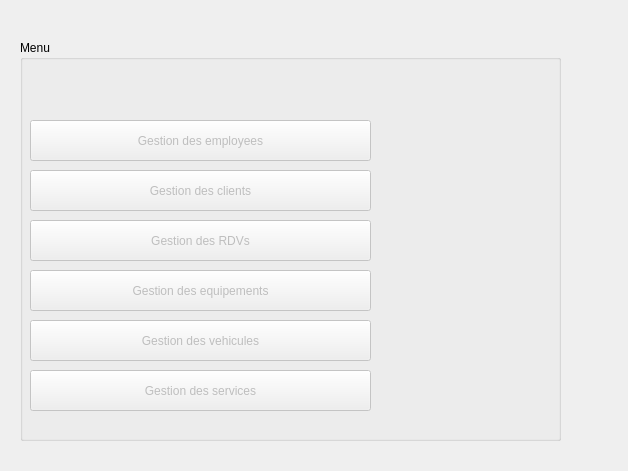
<?xml version="1.0" encoding="UTF-8"?>
<ui version="4.0">
 <class>menu</class>
 <widget class="QDialog" name="menu">
  <property name="geometry">
   <rect>
    <x>0</x>
    <y>0</y>
    <width>628</width>
    <height>471</height>
   </rect>
  </property>
  <property name="windowTitle">
   <string>Dialog</string>
  </property>
  <widget class="QGroupBox" name="groupBox">
   <property name="geometry">
    <rect>
     <x>20</x>
     <y>40</y>
     <width>541</width>
     <height>401</height>
    </rect>
   </property>
   <property name="title">
    <string>Menu</string>
   </property>
   <widget class="QPushButton" name="GestionEmployeBtn">
    <property name="enabled">
     <bool>false</bool>
    </property>
    <property name="geometry">
     <rect>
      <x>10</x>
      <y>80</y>
      <width>341</width>
      <height>41</height>
     </rect>
    </property>
    <property name="styleSheet">
     <string notr="true">button {
  background-color: #4CAF50; /* couleur de fond normale */
  border: none;
  color: white;
  padding: 15px 32px;
  text-align: center;
  text-decoration: none;
  display: inline-block;
  font-size: 16px;
  margin: 4px 2px;
  cursor: pointer;
}

button:hover {
  background-color: #3e8e41; /* couleur de fond lorsqu'on survole */
  color: white;
}
</string>
    </property>
    <property name="text">
     <string>Gestion des employees</string>
    </property>
   </widget>
   <widget class="QPushButton" name="GestionClientBtn">
    <property name="enabled">
     <bool>false</bool>
    </property>
    <property name="geometry">
     <rect>
      <x>10</x>
      <y>130</y>
      <width>341</width>
      <height>41</height>
     </rect>
    </property>
    <property name="styleSheet">
     <string notr="true">button {
  background-color: #4CAF50; /* couleur de fond normale */
  border: none;
  color: white;
  padding: 15px 32px;
  text-align: center;
  text-decoration: none;
  display: inline-block;
  font-size: 16px;
  margin: 4px 2px;
  cursor: pointer;
}

button:hover {
  background-color: #3e8e41; /* couleur de fond lorsqu'on survole */
  color: white;
}

</string>
    </property>
    <property name="text">
     <string>Gestion des clients</string>
    </property>
   </widget>
   <widget class="QPushButton" name="GestionDesRdvbtn">
    <property name="enabled">
     <bool>false</bool>
    </property>
    <property name="geometry">
     <rect>
      <x>10</x>
      <y>180</y>
      <width>341</width>
      <height>41</height>
     </rect>
    </property>
    <property name="styleSheet">
     <string notr="true">button {
  background-color: #4CAF50; /* couleur de fond normale */
  border: none;
  color: white;
  padding: 15px 32px;
  text-align: center;
  text-decoration: none;
  display: inline-block;
  font-size: 16px;
  margin: 4px 2px;
  cursor: pointer;
}

button:hover {
  background-color: #3e8e41; /* couleur de fond lorsqu'on survole */
  color: white;
}

</string>
    </property>
    <property name="text">
     <string>Gestion des RDVs</string>
    </property>
   </widget>
   <widget class="QPushButton" name="GestionDesEqbtn">
    <property name="enabled">
     <bool>false</bool>
    </property>
    <property name="geometry">
     <rect>
      <x>10</x>
      <y>230</y>
      <width>341</width>
      <height>41</height>
     </rect>
    </property>
    <property name="styleSheet">
     <string notr="true">button {
  background-color: #4CAF50; /* couleur de fond normale */
  border: none;
  color: white;
  padding: 15px 32px;
  text-align: center;
  text-decoration: none;
  display: inline-block;
  font-size: 16px;
  margin: 4px 2px;
  cursor: pointer;
}

button:hover {
  background-color: #3e8e41; /* couleur de fond lorsqu'on survole */
  color: white;
}

</string>
    </property>
    <property name="text">
     <string>Gestion des equipements</string>
    </property>
   </widget>
   <widget class="QPushButton" name="GestionDesVehiculebtn">
    <property name="enabled">
     <bool>false</bool>
    </property>
    <property name="geometry">
     <rect>
      <x>10</x>
      <y>280</y>
      <width>341</width>
      <height>41</height>
     </rect>
    </property>
    <property name="styleSheet">
     <string notr="true">button {
  background-color: #4CAF50; /* couleur de fond normale */
  border: none;
  color: white;
  padding: 15px 32px;
  text-align: center;
  text-decoration: none;
  display: inline-block;
  font-size: 16px;
  margin: 4px 2px;
  cursor: pointer;
}

button:hover {
  background-color: #3e8e41; /* couleur de fond lorsqu'on survole */
  color: white;
}
</string>
    </property>
    <property name="text">
     <string>Gestion des vehicules</string>
    </property>
   </widget>
   <widget class="QPushButton" name="GestionDesServicebtn">
    <property name="enabled">
     <bool>false</bool>
    </property>
    <property name="geometry">
     <rect>
      <x>10</x>
      <y>330</y>
      <width>341</width>
      <height>41</height>
     </rect>
    </property>
    <property name="styleSheet">
     <string notr="true">button {
  background-color: #4CAF50; /* couleur de fond normale */
  border: none;
  color: white;
  padding: 15px 32px;
  text-align: center;
  text-decoration: none;
  display: inline-block;
  font-size: 16px;
  margin: 4px 2px;
  cursor: pointer;
}

button:hover {
  background-color: #3e8e41; /* couleur de fond lorsqu'on survole */
  color: white;
}

</string>
    </property>
    <property name="text">
     <string>Gestion des services</string>
    </property>
   </widget>
   <widget class="QLabel" name="label">
    <property name="geometry">
     <rect>
      <x>-1000</x>
      <y>0</y>
      <width>1291</width>
      <height>401</height>
     </rect>
    </property>
    <property name="text">
     <string/>
    </property>
    <property name="pixmap">
     <pixmap>../332319502_992673331694691_7199529608011094507_n (1).jpg</pixmap>
    </property>
   </widget>
   <widget class="QLabel" name="label_2">
    <property name="geometry">
     <rect>
      <x>400</x>
      <y>110</y>
      <width>91</width>
      <height>131</height>
     </rect>
    </property>
    <property name="text">
     <string/>
    </property>
    <property name="pixmap">
     <pixmap>image/img1.png</pixmap>
    </property>
   </widget>
   <widget class="QLabel" name="label_3">
    <property name="geometry">
     <rect>
      <x>360</x>
      <y>260</y>
      <width>56</width>
      <height>16</height>
     </rect>
    </property>
    <property name="text">
     <string/>
    </property>
    <property name="scaledContents">
     <bool>false</bool>
    </property>
   </widget>
   <widget class="QLabel" name="label_4">
    <property name="geometry">
     <rect>
      <x>-1000</x>
      <y>0</y>
      <width>1541</width>
      <height>411</height>
     </rect>
    </property>
    <property name="text">
     <string/>
    </property>
    <property name="pixmap">
     <pixmap>../../Downloads/332319502_992673331694691_7199529608011094507_n (2).jpg</pixmap>
    </property>
   </widget>
   <zorder>label_4</zorder>
   <zorder>label</zorder>
   <zorder>GestionEmployeBtn</zorder>
   <zorder>GestionClientBtn</zorder>
   <zorder>GestionDesRdvbtn</zorder>
   <zorder>GestionDesEqbtn</zorder>
   <zorder>GestionDesVehiculebtn</zorder>
   <zorder>GestionDesServicebtn</zorder>
   <zorder>label_2</zorder>
   <zorder>label_3</zorder>
  </widget>
 </widget>
 <resources/>
 <connections/>
</ui>
